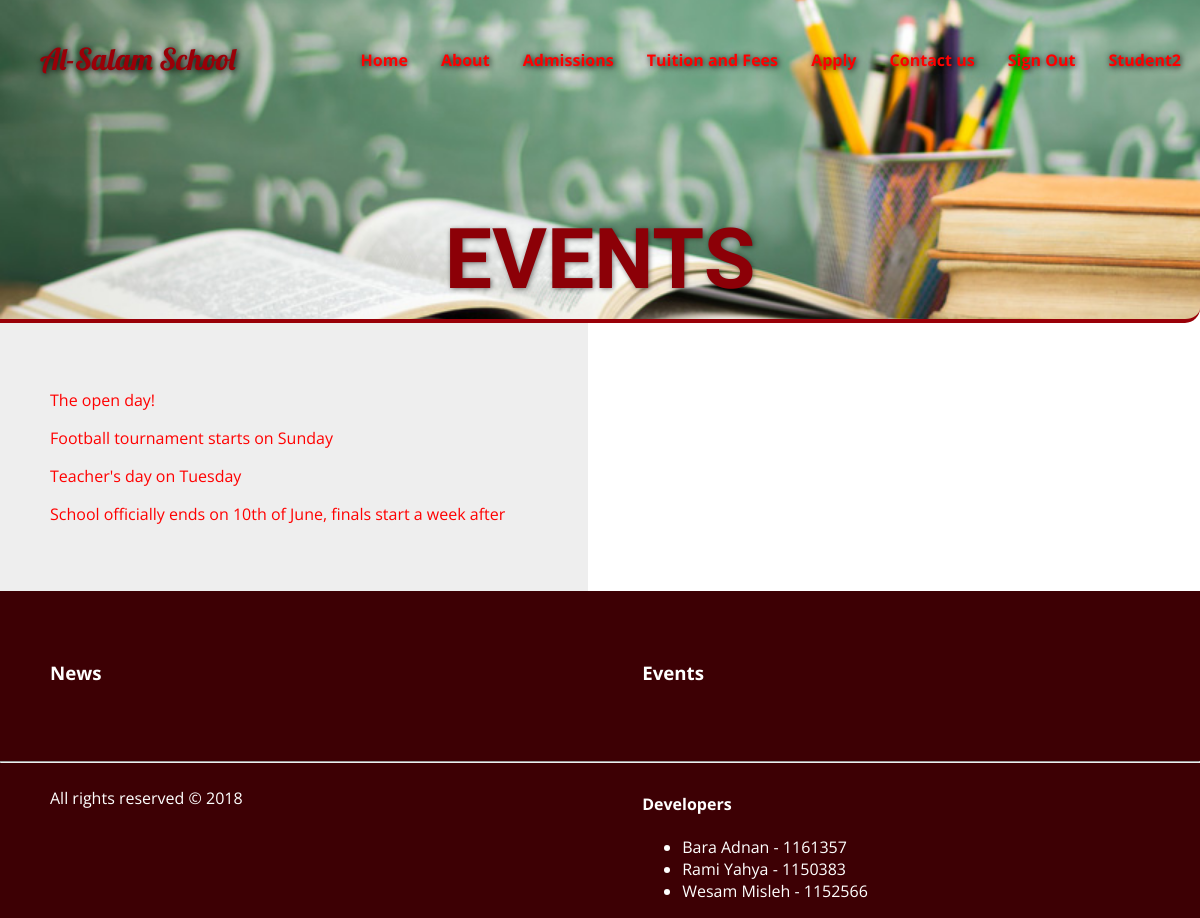
The page /events.php (signed in) on the database its author committed.
### tables this page shows
CREATE TABLE IF NOT EXISTS `events` (
  `eventID` int(11) NOT NULL,
  `short_story` varchar(1000) NOT NULL,
  `full_story` varchar(10000) NOT NULL
);

### src/php/DatabaseAPI.php (called while the page is built, shortened)
<?php
class Database
{
    private static $conn = null;
    public function __construct()
    {
        $dbName = '' ;
        $dbHost = 'studentswebprojects.ritaj.ps';
        $dbUsername = '';
        $dbUserPassword = '';
        try {
            self::$conn = new PDO('mysql:host='.$dbHost.';dbname='.$dbName, $dbUsername, $dbUserPassword);
            self::$conn->setAttribute(PDO::ATTR_ERRMODE, PDO::ERRMODE_EXCEPTION);
        }
        catch(PDOException $e)
        {
            echo "Connection failed: " . $e->getMessage();
        }
    }
    public function select($arr, $table, $cond, $group, $having, $order, $limit)
    {
        $stmt = "select ";
        $stmt .= implode(", ", $arr);
        if ($cond != null)
        {
            $stmt .= " from " . $table . " where " . $cond;
        }
        else
        {
            $stmt .= " from " . $table;
        }
        if($order != null)
        {
            $stmt .= " order by " . $order;
        }
        $sql = self::$conn->prepare($stmt);
        $sql->execute();
        return $sql->fetchAll(PDO::FETCH_ASSOC);
    }
}
?>

### src/events.php (the view)
<?php
  require_once('php/header.php');
?>
    <main class="bg">
      <section class="full-width styledMain">
        <h1>Events</h1>
      </section>
    </main>
    <main class="maincontent half" id="maCont">
    <?php
      require_once 'php/DatabaseAPI.php';
      $db = new Database();
      $data = $db->select(array("short_story", "full_story"), "events", null, null, null, "eventID desc", null);
      foreach($data as $event)
      {
        echo '<p><a value="' . $event['full_story'] . '">' . $event['short_story'] . '</a></p>';
      }
    ?>
    </main>
    <div class="half" id="expand"></div>
<?php
  require_once('php/footer.php');
?>

### src/css/main.css (style rules this page uses)
body { margin: 0; font-family: 'Open Sans', sans-serif; }
a { color: white; text-decoration: none; }
.bg { padding-top: 200px; background: url('../images/header.jpg'); background-size: cover; background-position: center; height: auto; border-style: solid; border-color: #990008; border-width: 0px 0px 4px 0px; border-radius: 0px 0px 15px 0px; }
main { width: 100%; }
main > section { box-sizing: border-box; padding: 10px }
.full-width { width: 100%; }
.styledMain h1 { font-family: 'Signika', cursive; font-size: 7vw; margin: 0; text-align: center; color: #8c0007; text-shadow: 1px 1px 5px rgba(0,0,0,0.5); text-transform: uppercase; }
::placeholder { color: #990008; opacity: 1; }
.maincontent { padding: 20px 20px; background: #eee; box-sizing: border-box; }
.half { padding: 50px; vertical-align: top; width: 49%; display: inline-block; box-sizing: border-box; }
#expand { color: #3d0004; font-weight: bold; }
main > p > a { color: red; }

### rows shown on the page
events: short_story "The open day!"
events: short_story "Football tournament starts on Sunday"
events: short_story "Teacher's day on Tuesday"
events: short_story "School officially ends on 10th of June, finals start a week after"

### other values the page prints
$_SESSION['username'] "Student2"
